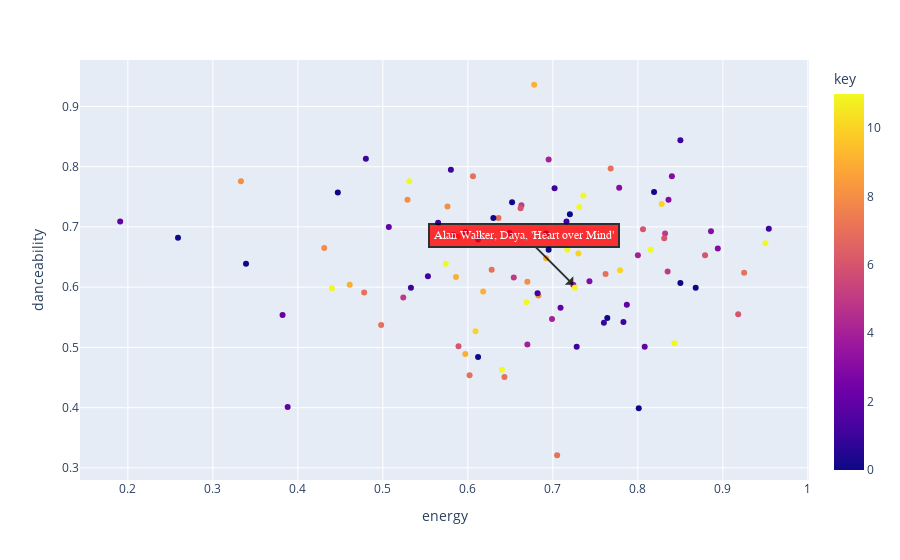

Source (notebook cell):
### Code cell
hover_columns = ['name', 'artist', 'added_at', 'tempo', 'valence']
fig = px.scatter(most_recently_added, x="energy", y='danceability', color='key', color_discrete_sequence=px.colors.qualitative.Bold, hover_data=hover_columns)

# Find the index of the song "Shape of You" in the most_recently_added dataframe
song_index = most_recently_added[most_recently_added['name'] == 'Heart over Mind'].index[0]

# Get the x and y coordinates of the point corresponding to the song
x_coord = most_recently_added.loc[song_index, 'energy']
y_coord = most_recently_added.loc[song_index, 'danceability']

# Create the arrow and text annotation
fig.add_annotation(
    x=x_coord,
    y=y_coord,
    ax=x_coord-50,
    ay=y_coord-50,
    text="Alan Walker, Daya, 'Heart over Mind'",
    arrowhead=1,
    showarrow=True,
    font=dict(
        family="Courier New, monospace",
        size=12,
        color="#ffffff"
    ),
    align="center",
    arrowcolor="black",
    arrowwidth=2,
    arrowsize=1,
    bordercolor="black",
    borderwidth=2,
    borderpad=4,
    bgcolor="red",
    opacity=0.8
)

# Show the plot
fig.show()

### Figure 1 — Plotly figure (JSON) as saved in the notebook; plotly's stock layout.template omitted (floating-point values rounded to 4 significant figures; data arrays with more than 128 entries replaced by an {"elided": "..."} marker saying what was removed)
{"data": [{"customdata": {"elided": "100x5 mixed values"}, "hovertemplate": "energy=%{x}<br>danceability=%{y}<br>name=%{customdata[0]}<br>artist=%{customdata[1]}<br>added_at=%{customdata[2]}<br>tempo=%{customdata[3]}<br>valence=%{customdata[4]}<br>key=%{marker.color}<extra></extra>", "legendgroup": "", "marker": {"color": [11, 1, 1, 9, 6, 9, 9, 1, 5, 7, 11, 1, 8, 2, 2, 6, 7, 6, 9, 3, 11, 5, 1, 8, 0, 0, 3, 1, 11, 4, 1, 1, 7, 9, 0, 10, 4, 7, 1, 8, 4, 4, 0, 1, 11, 0, 3, 0, 7, 2, 10, 10, 0, 11, 4, 6, 4, 1, 7, 8, 8, 3, 2, 0, 11, 5, 5, 2, 7, 5, 11, 3, 6, 1, 6, 7, 9, 1, 11, 11, 2, 7, 7, 1, 11, 0, 1, 7, 2, 8, 7, 0, 2, 0, 3, 1, 10, 11, 0, 0], "coloraxis": "coloraxis", "symbol": "circle"}, "mode": "markers", "name": "", "orientation": "v", "showlegend": false, "type": "scatter", "x": [0.44, 0.58, 0.565, 0.678, 0.918, 0.597, 0.586, 0.702, 0.663, 0.588, 0.717, 0.85, 0.431, 0.808, 0.649, 0.662, 0.762, 0.589, 0.618, 0.743, 0.95, 0.832, 0.716, 0.333, 0.339, 0.819, 0.836, 0.48, 0.669, 0.67, 0.533, 0.553, 0.478, 0.692, 0.85, 0.779, 0.724, 0.606, 0.728, 0.576, 0.583, 0.8, 0.612, 0.612, 0.726, 0.447, 0.84, 0.801, 0.768, 0.507, 0.73, 0.609, 0.695, 0.731, 0.699, 0.831, 0.695, 0.954, 0.705, 0.683, 0.529, 0.778, 0.388, 0.764, 0.574, 0.835, 0.654, 0.787, 0.602, 0.524, 0.736, 0.894, 0.879, 0.783, 0.806, 0.628, 0.461, 0.682, 0.815, 0.64, 0.709, 0.925, 0.643, 0.597, 0.843, 0.652, 0.76, 0.636, 0.191, 0.67, 0.498, 0.63, 0.382, 0.259, 0.886, 0.692, 0.828, 0.531, 0.72, 0.868], "xaxis": "x", "y": [0.598, 0.795, 0.707, 0.936, 0.555, 0.489, 0.617, 0.764, 0.736, 0.684, 0.662, 0.844, 0.665, 0.501, 0.69, 0.731, 0.622, 0.502, 0.593, 0.61, 0.673, 0.689, 0.709, 0.776, 0.639, 0.758, 0.745, 0.813, 0.575, 0.505, 0.599, 0.618, 0.591, 0.648, 0.607, 0.628, 0.604, 0.784, 0.501, 0.734, 0.687, 0.653, 0.484, 0.679, 0.599, 0.757, 0.784, 0.399, 0.797, 0.7, 0.656, 0.527, 0.662, 0.733, 0.547, 0.681, 0.812, 0.697, 0.321, 0.586, 0.745, 0.765, 0.401, 0.549, 0.639, 0.626, 0.616, 0.571, 0.454, 0.583, 0.752, 0.664, 0.653, 0.542, 0.696, 0.629, 0.604, 0.59, 0.662, 0.463, 0.566, 0.624, 0.451, 0.691, 0.507, 0.741, 0.541, 0.715, 0.709, 0.609, 0.537, 0.715, 0.554, 0.682, 0.693, 0.689, 0.738, 0.776, 0.721, 0.599], "yaxis": "y"}], "layout": {"annotations": [{"align": "center", "arrowcolor": "black", "arrowhead": 1, "arrowsize": 1, "arrowwidth": 2, "ax": -49.28, "ay": -49.4, "bgcolor": "red", "bordercolor": "black", "borderpad": 4, "borderwidth": 2, "font": {"color": "#ffffff", "family": "Courier New, monospace", "size": 12}, "opacity": 0.8, "showarrow": true, "text": "Alan Walker, Daya, 'Heart over Mind'", "x": 0.724, "y": 0.604}], "coloraxis": {"colorbar": {"title": {"text": "key"}}, "colorscale": [[0, "#0d0887"], [0.1111, "#46039f"], [0.2222, "#7201a8"], [0.3333, "#9c179e"], [0.4444, "#bd3786"], [0.5556, "#d8576b"], [0.6667, "#ed7953"], [0.7778, "#fb9f3a"], [0.8889, "#fdca26"], [1, "#f0f921"]]}, "legend": {"tracegroupgap": 0}, "margin": {"t": 60}, "xaxis": {"anchor": "y", "domain": [0, 1], "title": {"text": "energy"}}, "yaxis": {"anchor": "x", "domain": [0, 1], "title": {"text": "danceability"}}}}
